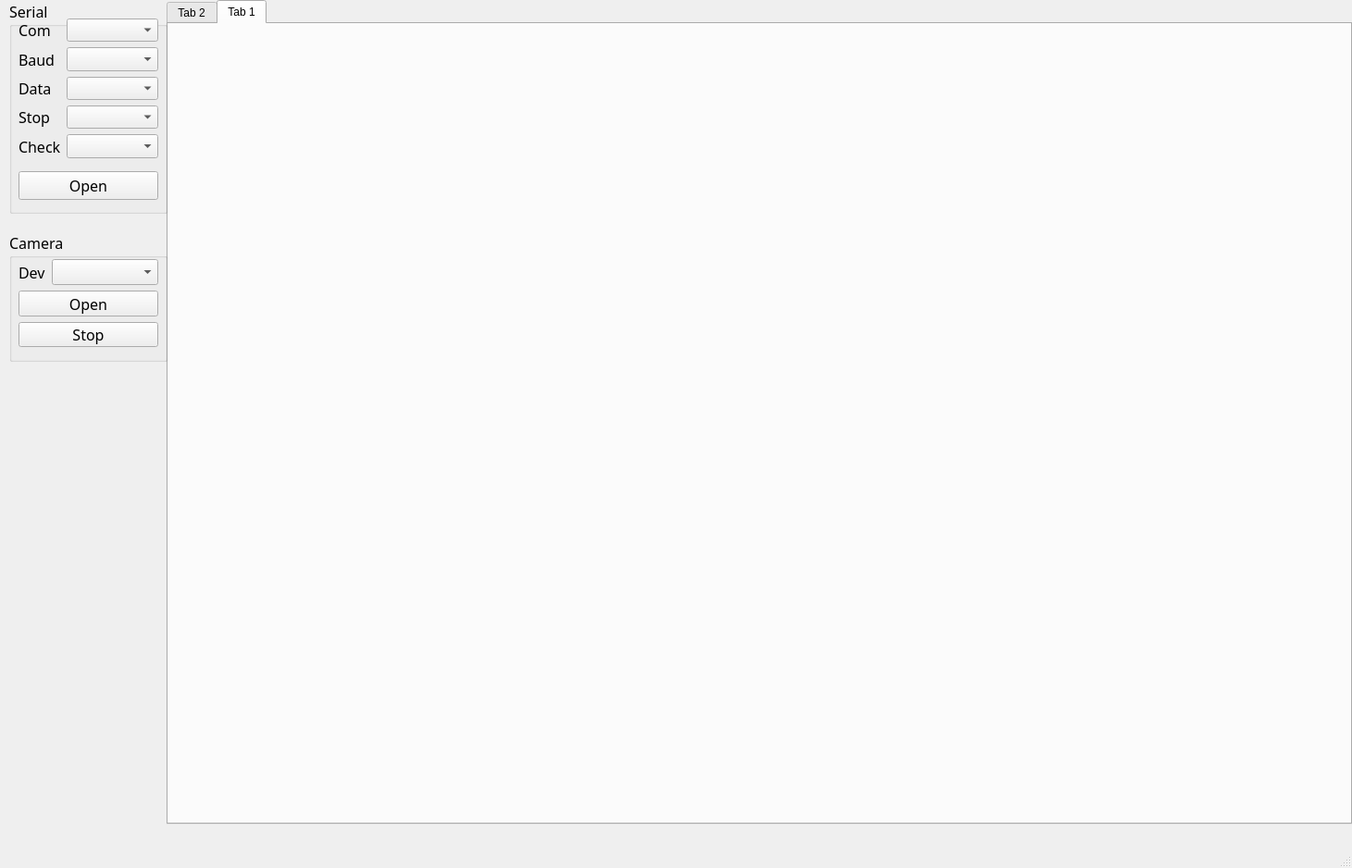
<?xml version="1.0" encoding="UTF-8"?>
<ui version="4.0">
 <class>MainWindow</class>
 <widget class="QMainWindow" name="MainWindow">
  <property name="geometry">
   <rect>
    <x>0</x>
    <y>0</y>
    <width>1461</width>
    <height>938</height>
   </rect>
  </property>
  <property name="windowTitle">
   <string>MainWindow</string>
  </property>
  <widget class="QWidget" name="centralwidget">
   <widget class="QTabWidget" name="tabWidget">
    <property name="geometry">
     <rect>
      <x>180</x>
      <y>0</y>
      <width>1281</width>
      <height>891</height>
     </rect>
    </property>
    <property name="currentIndex">
     <number>1</number>
    </property>
    <widget class="QWidget" name="tab_2">
     <attribute name="title">
      <string>Tab 2</string>
     </attribute>
    </widget>
    <widget class="QWidget" name="tab">
     <attribute name="title">
      <string>Tab 1</string>
     </attribute>
    </widget>
   </widget>
   <widget class="QGroupBox" name="groupBox">
    <property name="geometry">
     <rect>
      <x>10</x>
      <y>0</y>
      <width>171</width>
      <height>231</height>
     </rect>
    </property>
    <property name="font">
     <font>
      <family>3ds</family>
      <pointsize>12</pointsize>
     </font>
    </property>
    <property name="title">
     <string>Serial</string>
    </property>
    <widget class="QWidget" name="formLayoutWidget">
     <property name="geometry">
      <rect>
       <x>10</x>
       <y>20</y>
       <width>151</width>
       <height>151</height>
      </rect>
     </property>
     <layout class="QFormLayout" name="formLayout">
      <item row="0" column="1">
       <widget class="QComboBox" name="Box_com"/>
      </item>
      <item row="1" column="1">
       <widget class="QComboBox" name="Box_bps"/>
      </item>
      <item row="2" column="0">
       <widget class="QLabel" name="label_3">
        <property name="font">
         <font>
          <family>3ds</family>
          <pointsize>12</pointsize>
         </font>
        </property>
        <property name="text">
         <string>Data</string>
        </property>
       </widget>
      </item>
      <item row="2" column="1">
       <widget class="QComboBox" name="Box_data"/>
      </item>
      <item row="3" column="0">
       <widget class="QLabel" name="label_4">
        <property name="font">
         <font>
          <family>3ds</family>
          <pointsize>12</pointsize>
         </font>
        </property>
        <property name="text">
         <string>Stop</string>
        </property>
       </widget>
      </item>
      <item row="3" column="1">
       <widget class="QComboBox" name="Box_stop"/>
      </item>
      <item row="4" column="0">
       <widget class="QLabel" name="label_5">
        <property name="font">
         <font>
          <family>3ds</family>
          <pointsize>12</pointsize>
         </font>
        </property>
        <property name="text">
         <string>Check</string>
        </property>
       </widget>
      </item>
      <item row="4" column="1">
       <widget class="QComboBox" name="Box_check"/>
      </item>
      <item row="0" column="0">
       <widget class="QLabel" name="label">
        <property name="font">
         <font>
          <family>3ds</family>
          <pointsize>12</pointsize>
         </font>
        </property>
        <property name="text">
         <string>Com</string>
        </property>
       </widget>
      </item>
      <item row="1" column="0">
       <widget class="QLabel" name="label_2">
        <property name="font">
         <font>
          <family>3ds</family>
          <pointsize>12</pointsize>
         </font>
        </property>
        <property name="text">
         <string>Baud</string>
        </property>
       </widget>
      </item>
     </layout>
    </widget>
    <widget class="QWidget" name="verticalLayoutWidget">
     <property name="geometry">
      <rect>
       <x>10</x>
       <y>180</y>
       <width>151</width>
       <height>41</height>
      </rect>
     </property>
     <layout class="QVBoxLayout" name="verticalLayout">
      <item>
       <widget class="QPushButton" name="Button_opencom">
        <property name="font">
         <font>
          <family>3ds</family>
          <pointsize>12</pointsize>
         </font>
        </property>
        <property name="text">
         <string>Open</string>
        </property>
       </widget>
      </item>
     </layout>
    </widget>
   </widget>
   <widget class="QGroupBox" name="groupBox_2">
    <property name="geometry">
     <rect>
      <x>10</x>
      <y>250</y>
      <width>171</width>
      <height>141</height>
     </rect>
    </property>
    <property name="font">
     <font>
      <family>3ds</family>
      <pointsize>12</pointsize>
     </font>
    </property>
    <property name="title">
     <string>Camera</string>
    </property>
    <widget class="QWidget" name="verticalLayoutWidget_2">
     <property name="geometry">
      <rect>
       <x>10</x>
       <y>30</y>
       <width>151</width>
       <height>95</height>
      </rect>
     </property>
     <layout class="QVBoxLayout" name="verticalLayout_2">
      <item>
       <layout class="QFormLayout" name="formLayout_2">
        <item row="0" column="0">
         <widget class="QLabel" name="label_6">
          <property name="font">
           <font>
            <family>3ds</family>
            <pointsize>12</pointsize>
           </font>
          </property>
          <property name="text">
           <string>Dev</string>
          </property>
         </widget>
        </item>
        <item row="0" column="1">
         <widget class="QComboBox" name="Box_cam"/>
        </item>
       </layout>
      </item>
      <item>
       <widget class="QPushButton" name="Button_open_cam">
        <property name="font">
         <font>
          <family>3ds</family>
          <pointsize>12</pointsize>
         </font>
        </property>
        <property name="text">
         <string>Open</string>
        </property>
       </widget>
      </item>
      <item>
       <widget class="QPushButton" name="Button_pause">
        <property name="font">
         <font>
          <family>3ds</family>
          <pointsize>12</pointsize>
         </font>
        </property>
        <property name="text">
         <string>Stop</string>
        </property>
       </widget>
      </item>
     </layout>
    </widget>
   </widget>
  </widget>
  <widget class="QMenuBar" name="menubar">
   <property name="geometry">
    <rect>
     <x>0</x>
     <y>0</y>
     <width>1461</width>
     <height>23</height>
    </rect>
   </property>
  </widget>
  <widget class="QStatusBar" name="statusbar"/>
 </widget>
 <resources/>
 <connections/>
 <slots>
  <slot>myExitButtonFuc()</slot>
 </slots>
</ui>
